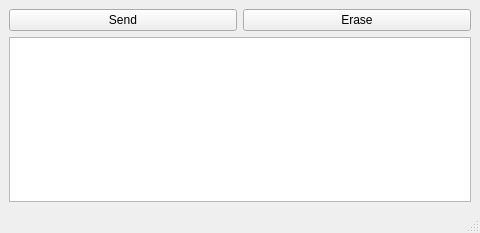
<?xml version="1.0" encoding="UTF-8"?>
<ui version="4.0">
 <class>MainWindow</class>
 <widget class="QMainWindow" name="MainWindow">
  <property name="geometry">
   <rect>
    <x>0</x>
    <y>0</y>
    <width>480</width>
    <height>233</height>
   </rect>
  </property>
  <property name="windowTitle">
   <string>MainWindow</string>
  </property>
  <widget class="QWidget" name="centralwidget">
   <layout class="QGridLayout" name="gridLayout">
    <item row="0" column="0">
     <widget class="QPushButton" name="pushButton">
      <property name="text">
       <string>Send</string>
      </property>
     </widget>
    </item>
    <item row="0" column="1">
     <widget class="QPushButton" name="pushButton_2">
      <property name="text">
       <string>Erase</string>
      </property>
     </widget>
    </item>
    <item row="1" column="0" colspan="2">
     <widget class="QGraphicsView" name="graphicsView"/>
    </item>
   </layout>
  </widget>
  <widget class="QMenuBar" name="menubar">
   <property name="geometry">
    <rect>
     <x>0</x>
     <y>0</y>
     <width>480</width>
     <height>23</height>
    </rect>
   </property>
  </widget>
  <widget class="QStatusBar" name="statusbar"/>
 </widget>
 <resources/>
 <connections/>
</ui>
